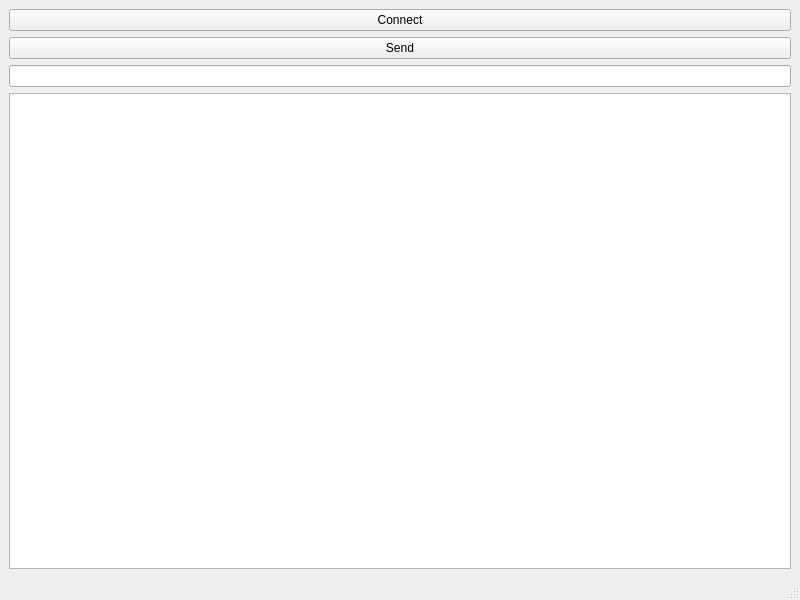
<?xml version="1.0" encoding="UTF-8"?>
<ui version="4.0">
 <class>TCPSender</class>
 <widget class="QMainWindow" name="TCPSender">
  <property name="geometry">
   <rect>
    <x>0</x>
    <y>0</y>
    <width>800</width>
    <height>600</height>
   </rect>
  </property>
  <property name="windowTitle">
   <string>TCPSender</string>
  </property>
  <widget class="QWidget" name="centralwidget">
   <layout class="QVBoxLayout" name="verticalLayout">
    <item>
     <widget class="QPushButton" name="ConnectButton">
      <property name="text">
       <string>Connect</string>
      </property>
     </widget>
    </item>
    <item>
     <widget class="QPushButton" name="SendButton">
      <property name="text">
       <string>Send</string>
      </property>
     </widget>
    </item>
    <item>
     <widget class="QLineEdit" name="msgdata"/>
    </item>
    <item>
     <widget class="QPlainTextEdit" name="summary"/>
    </item>
   </layout>
  </widget>
  <widget class="QMenuBar" name="menubar">
   <property name="geometry">
    <rect>
     <x>0</x>
     <y>0</y>
     <width>800</width>
     <height>22</height>
    </rect>
   </property>
  </widget>
  <widget class="QStatusBar" name="statusbar"/>
 </widget>
 <resources/>
 <connections/>
</ui>
